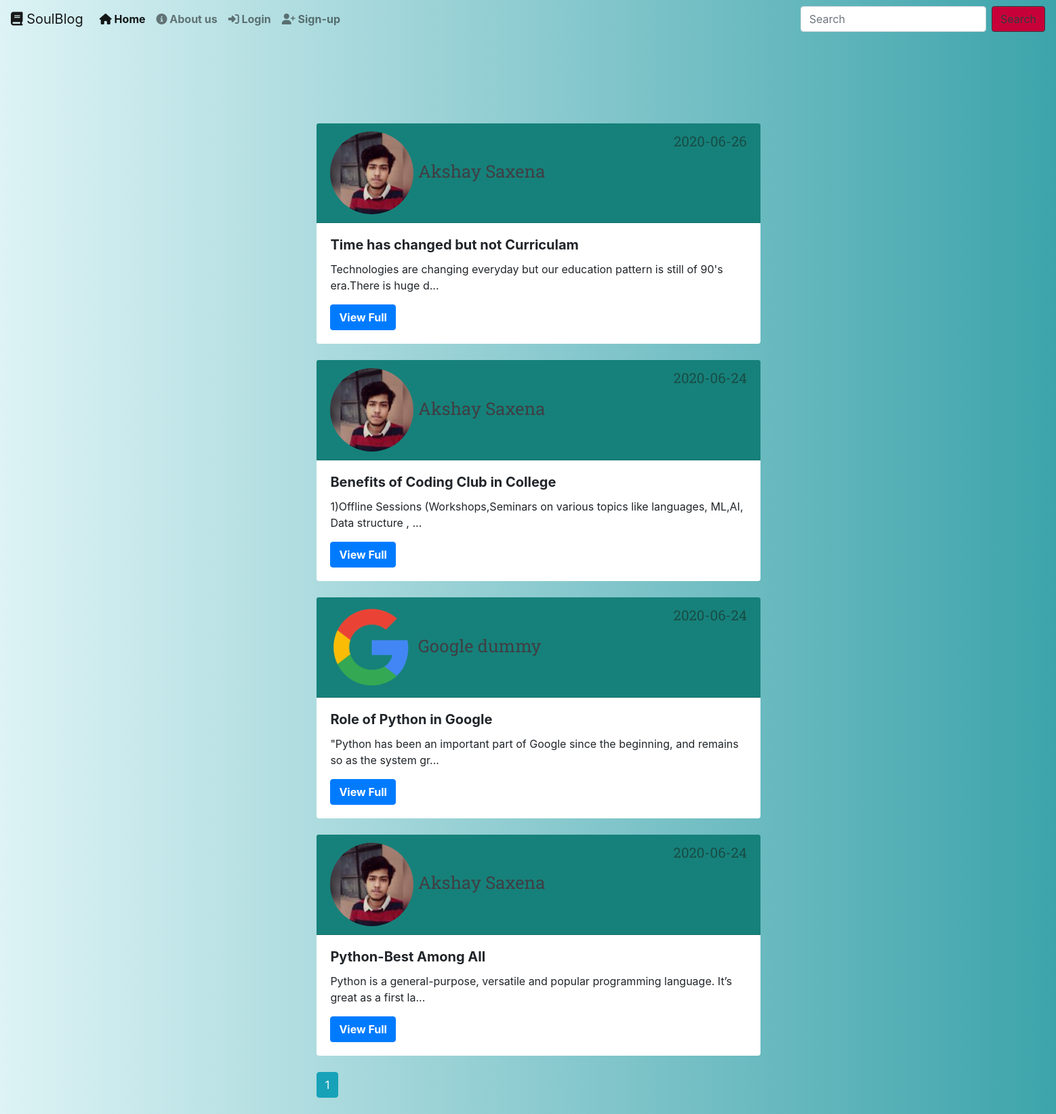
The page / on the database its author committed.
### Flask_Projects/models.py (models this page shows, shortened)
class Post(db.Model):
    id = db.Column(db.Integer, primary_key=True)
    title=db.Column(db.String(30),nullable=False)
    date_post=db.Column(db.DateTime,nullable=False,default=datetime.utcnow)
    content=db.Column(db.Text,nullable=False)
    user_id=db.Column(db.Integer,db.ForeignKey('user.id'),nullable=False)

class User(db.Model,UserMixin):
    id=db.Column(db.Integer,primary_key=True)
    username=db.Column(db.String(30),unique=True,nullable=False)
    email=db.Column(db.String(130),unique=True,nullable=False)
    password=db.Column(db.String(30),unique=True,nullable=False)
    img_file=db.Column(db.String(30),nullable=False,default='def.png')
    posts=db.relationship('Post',backref='author',lazy=True)

### Flask_Projects/main/routes.py (the view)
@main.route("/home")
@main.route("/")
def homepage():
    page=request.args.get('page',1,type=int)
    posts = Post.query.order_by(Post.date_post.desc()).paginate(page=page, per_page=5)
    users=User.query.all()
    posts_list=[]
    posts_author=[]
    user_names=[]
    for post in posts.items:
        posts_list.append(post.title)
    for user in users:
     	user_names.append(user.username)
    return render_template('blog.html',posts=posts,title="Soul Blog",posts_list=posts_list,user_names=user_names)

### Flask_Projects/templates/blog.html (shortened to what this page needs)
{% extends 'base.html'%}
{% block nav_search%}
  <form class="form-inline my-2 my-lg-0" action="{{url_for('posts.search')}}" method="post" autocomplete="off">
    <input class="form-control mr-sm-2 customselect" type="text" placeholder="Search" list="blog_title"name="blogtitle"  >
        <button type="submit" class="btn btn-outline-dark my-2 my-sm-0" id="button-color"  >Search</button>
      </form>
      {%endblock%}
      {% block content%}
        <div class="blog-css-align">
          {% for post in posts.items %}
            <div class="card card-css card-css-align">
              <div class="card-header blog-css" >
                <img class="article-img" src="{{ url_for('static', filename='profilepic/' + post.author.img_file) }}">
                <a class="mr-2" id="usertag" href="{{ url_for('users.userposts', username=post.author.username) }}">{{ post.author.username }}</a>
                <small class="text-muted"> <span id="time-css"> {{ post.date_post.strftime('%Y-%m-%d') }}
                </span> </small>
              </div>
              <div class="card-body">
                <h5 class="card-title"><b>{{post.title}}</b></h5>
                <p class="card-text">{{post.content|truncate(100, True)}}</p>
                <a href="{{url_for('posts.post',post_id=post.id)}}" class="btn btn-primary"><b>View Full</b></a>
              </div>
            </div>
            <div>
              <br>
            </div>
          {% endfor%}
        </div>
        <div class="container-fluid page-css" >
          {% for page_num in posts.iter_pages( left_edge=1,right_edge=1,left_current=1,right_current=3)%}
            {% if page_num%}
              {% if posts.page == page_num %}
                <a class="btn btn-info mb-4" href="{{ url_for('main.homepage', page=page_num) }}">{{ page_num }}</a>
              {% else %}
                <a class="btn btn-outline-info mb-4" href="{{ url_for('main.homepage', page=page_num) }}">{{ page_num }}</a>
              {% endif %}
            {% else %}
              ....
              {%endif%}
              {%endfor%}
            </div>
          {% endblock%}

### Flask_Projects/templates/base.html (shortened to what this page needs)
<!doctype html>
<html lang="en">
  <head>
    <link rel="stylesheet" href="https://maxcdn.bootstrapcdn.com/bootstrap/4.0.0/css/bootstrap.min.css">
    <link rel="stylesheet" href="//maxcdn.bootstrapcdn.com/font-awesome/4.3.0/css/font-awesome.min.css">
    <link rel="stylesheet" href="http://fortawesome.github.io/Font-Awesome/assets/font-awesome/css/font-awesome.css">
    <link rel="stylesheet" type="text/css" href="static/base.css">
  </head>
  <body>
    <nav class="navbar navbar-expand-lg navbar-light navbar-trans"  >
      <a class="navbar-brand" href="#"><i class="fa fa-book" aria-hidden="true"></i> SoulBlog</a>
      <div class="collapse navbar-collapse" id="navbarTogglerDemo02">
        <ul class="navbar-nav mr-auto mt-2 mt-lg-0">
          <li class="nav-item active">
            <a class="nav-link" href="{{url_for('main.homepage')}}"><i class="fa fa-home" aria-hidden="true"></i> Home <span class="sr-only">(current)</span></a>
          </li>
          <li class="nav-item">
            <a class="nav-link " href="{{url_for('main.about')}}"><i class="fa fa-info-circle" aria-hidden="true"></i> About us</a>
          </li>
          {% if current_user.is_authenticated %}
            <li class="nav-item">
              <a class="nav-link " href="{{ url_for('posts.newpost')}}"><i class="fa fa-plus" aria-hidden="true"></i> New Post</a>
            </li>
            <li class="nav-item">
              <a class="nav-link " href="{{ url_for('users.logout')}}"><i class="fa fa-sign-out" aria-hidden="true"></i> Logout</a>
            </li>
            <li class="nav-item">
              <a class="nav-link " href="{{ url_for('users.account')}}"><i class="fa fa-user" aria-hidden="true"></i> Account</a>
            </li>
          {% else%}
            <li class="nav-item">
              <a class="nav-link" href="{{ url_for('users.signin') }}"><i class="fa fa-sign-in" aria-hidden="true"></i> Login</a>
            </li>
            <li class="nav-item">
              <a class="nav-link " href="{{ url_for('users.registration')}}"><i class="fa fa-user-plus" aria-hidden="true"></i> Sign-up</a>
            </li>
          {% endif %}
        </ul>
        {% block nav_search%}
        {%endblock%}
      </div>
    </nav>
    <div class="col-md-4" >
  </div>
  <div>
  {%block content%}
  {%endblock%}
</body>
</html>

### Flask_Projects/static/base.css (style rules this page uses)
.nav-item { font-weight: bold; }
.card { width: 50%; }
.article-img { border-radius: 50%; width: 20%; }
.blog-css { font-family: 'Roboto Slab', serif; font-size: 160%; background-color: #16817a; }

### Flask_Projects/templates/blog.html (style rules this page uses)
#button-color { background-color: #c70039; }
.blog-css-align { align-items: center; padding-left: 30%; margin-top: 8%; }
.card-css-align { width: 60%; border: 0px; }
p { white-space: pre-wrap; }
#usertag { color: #3f3f44; }
.page-css { align-items: center; margin-left: 29% }
#time-css { color: #184d47; float: right; }

### Flask_Projects/templates/base.html (style rules this page uses)
body { background-image:linear-gradient(90deg,#ddf3f5,#3da4ab); }

### rows shown on the page
Post: img_file (picture), author.username "Akshay Saxena", date_post "2020-06-26", title "Time has changed but not Curriculam", content "Technologies are changing everyday but our education pattern is still of 90's era.There is huge d..."
Post: img_file (picture), author.username "Akshay Saxena", date_post "2020-06-24", title "Benefits of Coding Club in College", content "1)Offline Sessions (Workshops,Seminars on various topics like languages, ML,AI, Data structure , ..."
Post: img_file (picture), author.username "Google dummy", date_post "2020-06-24", title "Role of Python in Google", content "\"Python has been an important part of Google since the beginning, and remains so as the system gr..."
Post: img_file (picture), author.username "Akshay Saxena", date_post "2020-06-24", title "Python-Best Among All", content "Python is a general-purpose, versatile and popular programming language. It’s great as a first la..."

### other values the page prints
{{ page_num }} "1"
